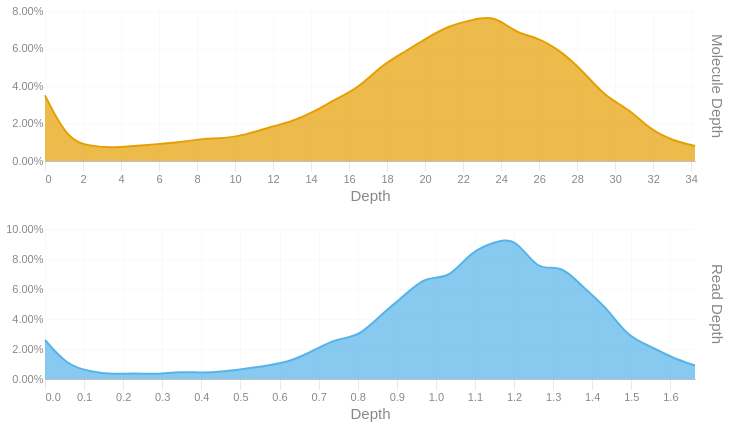

Notebook code for this chart:
### Code cell
readdep = depth_hist(tb['Read Depth'], q99, 3)
readdep = readdep.with_columns(pl.lit('Read Depth').alias('Metric'))
if not SKIPLR:
    moldep = depth_hist(tb['Molecule Depth'], mol_q99, 1)
    moldep = moldep.with_columns(pl.lit('Molecule Depth').alias('Metric'))
    _hist = pl.concat([readdep, moldep])
    _hist = _hist.filter(pl.col('Proportion') != 0)
    with SafeRender(_hist):
        (
            alt.Chart(_hist)        
            .mark_area(interpolate = "basis")
            .encode(
                x=alt.X('Bin:Q').scale(domainMin=0).axis(alt.Axis(title='Depth')),
                y = alt.Y('Proportion:Q', title = None).axis(format = '.2%'),
                color = alt.Color('Metric:N').legend(None),
                row = alt.Row("Metric:N").header(title = None, labelOrient = 'right'),
                tooltip = [
                    alt.Tooltip("Metric:N", title = "Metric"),
                    alt.Tooltip('Interval:N', title = "Depth Interval"),
                    alt.Tooltip('Proportion:Q', title = "% Alignments").format('.2%')
                ]
            )
            .resolve_scale(x='independent', y='independent')
            .properties(
                height = 150, width = 650,
                usermeta={'embedOptions': {'downloadFileName': f'{samplename}.depth.hist'}}
            )
        ).display()
else:
    readdep = readdep.filter(pl.col('Proportion') != 0)
    with SafeRender(readdep):
        (
            alt.Chart(readdep)        
            .mark_area(interpolate = "basis")
            .encode(
                x=alt.X('Bin:Q').scale(domainMin=0).axis(alt.Axis(title='Depth')),
                y = alt.Y('Proportion:Q', title = None).axis(format = '.2%'),
                tooltip = [
                    alt.Tooltip('Interval:N', title = "Depth Interval"),
                    alt.Tooltip('Proportion:Q', title = "% Alignments").format('.2%')
                ]
            )
            .properties(
                usermeta={'embedOptions': {'downloadFileName': f'{samplename}.depth.hist'}}
            )
        ).display()

### Figure 1 — Vega-Lite specification as saved in the notebook (floating-point values rounded to 4 significant figures)
{"width": 650, "height": 150, "config": {"title": {"anchor": "start", "dy": -15, "fontSize": 18, "color": "#888888", "subtitleColor": "#888888", "subtitleFontSize": 14}, "arc": {"fill": "#0072B2"}, "axis": {"domainColor": "#888888", "domainWidth": 0.5, "gridWidth": 0.2, "grid": false, "titleFontWeight": 400, "titleFontSize": 15, "labelFontSize": 11, "labelColor": "#888888", "tickColor": "#888888", "tickWidth": 0.2, "titleColor": "#888888"}, "axisBand": {"grid": false}, "axisX": {"grid": true, "tickSize": 10, "domainCap": "round"}, "axisY": {"domain": false, "grid": true, "tickSize": 0, "domainCap": "round"}, "background": "transparent", "header": {"labelFontSize": 15, "labelColor": "#888888", "titleFontSize": 15, "titleFontWeight": 600, "titleColor": "#888888"}, "legend": {"labelFont": "sans-serif", "labelFontSize": 12, "labelColor": "#888888", "symbolSize": 100, "symbolType": "circle", "titleFontSize": 12, "titlePadding": 10, "titleColor": "#888888", "title": null}, "range": {"category": ["#E69F00", "#56B4E9", "#009E73", "#F0E442", "#0072B2", "#D55E00", "#CC79A7", "#000000"], "diverging": ["#cfe8f3", "#a2d4ec", "#73bfe2", "#46abdb", "#1696d2", "#12719e"]}, "area": {"fill": "#0072B2", "fillOpacity": 0.7, "line": true, "strokeOpacity": 0.7}, "line": {"color": "#0072B2", "stroke": "#0072B2", "strokeWidth": 2}, "trail": {"color": "#0072B2", "stroke": "#0072B2", "strokeWidth": 0, "size": 1}, "point": {"filled": true, "fillOpacity": 1.0, "size": 95}, "text": {"color": "#888888", "fontSize": 11, "align": "right", "fontWeight": 400, "size": 11}, "bar": {"fill": "#0072B2", "stroke": null}, "view": {"stroke": null, "continuousWidth": 660, "continuousHeight": 400}}, "data": {"name": "data-8e7babdb60c921e6e9beb3df3bc62143"}, "mark": {"type": "area", "interpolate": "basis"}, "encoding": {"color": {"field": "Metric", "legend": null, "type": "nominal"}, "row": {"field": "Metric", "header": {"title": null, "labelOrient": "right"}, "type": "nominal"}, "tooltip": [{"field": "Metric", "title": "Metric", "type": "nominal"}, {"field": "Interval", "title": "Depth Interval", "type": "nominal"}, {"field": "Proportion", "format": ".2%", "title": "% Alignments", "type": "quantitative"}], "x": {"axis": {"title": "Depth"}, "field": "Bin", "scale": {"domainMin": 0}, "type": "quantitative"}, "y": {"axis": {"format": ".2%"}, "field": "Proportion", "title": null, "type": "quantitative"}}, "resolve": {"scale": {"x": "independent", "y": "independent"}}, "usermeta": {"embedOptions": {"downloadFileName": "S3_Cooper_1785.depth.hist"}}, "$schema": "https://vega.github.io/schema/vega-lite/v6.1.0.json", "datasets": {"data-8e7babdb60c921e6e9beb3df3bc62143": [{"Bin": 0.0, "Interval": "0.0-0.057", "Proportion": 0.026, "Metric": "Read Depth"}, {"Bin": 0.057, "Interval": "0.057-0.115", "Proportion": 0.009, "Metric": "Read Depth"}, {"Bin": 0.115, "Interval": "0.115-0.172", "Proportion": 0.005, "Metric": "Read Depth"}, {"Bin": 0.172, "Interval": "0.172-0.229", "Proportion": 0.003, "Metric": "Read Depth"}, {"Bin": 0.229, "Interval": "0.229-0.287", "Proportion": 0.004, "Metric": "Read Depth"}, {"Bin": 0.287, "Interval": "0.287-0.344", "Proportion": 0.003, "Metric": "Read Depth"}, {"Bin": 0.344, "Interval": "0.344-0.401", "Proportion": 0.005, "Metric": "Read Depth"}, {"Bin": 0.401, "Interval": "0.401-0.459", "Proportion": 0.004, "Metric": "Read Depth"}, {"Bin": 0.459, "Interval": "0.459-0.516", "Proportion": 0.005, "Metric": "Read Depth"}, {"Bin": 0.516, "Interval": "0.516-0.573", "Proportion": 0.007, "Metric": "Read Depth"}, {"Bin": 0.573, "Interval": "0.573-0.631", "Proportion": 0.009, "Metric": "Read Depth"}, {"Bin": 0.631, "Interval": "0.631-0.688", "Proportion": 0.012, "Metric": "Read Depth"}, {"Bin": 0.688, "Interval": "0.688-0.745", "Proportion": 0.019, "Metric": "Read Depth"}, {"Bin": 0.745, "Interval": "0.745-0.803", "Proportion": 0.027, "Metric": "Read Depth"}, {"Bin": 0.803, "Interval": "0.803-0.86", "Proportion": 0.028, "Metric": "Read Depth"}, {"Bin": 0.86, "Interval": "0.86-0.917", "Proportion": 0.043, "Metric": "Read Depth"}, {"Bin": 0.917, "Interval": "0.917-0.975", "Proportion": 0.055, "Metric": "Read Depth"}, {"Bin": 0.975, "Interval": "0.975-1.032", "Proportion": 0.069, "Metric": "Read Depth"}, {"Bin": 1.032, "Interval": "1.032-1.089", "Proportion": 0.066, "Metric": "Read Depth"}, {"Bin": 1.089, "Interval": "1.089-1.147", "Proportion": 0.085, "Metric": "Read Depth"}, {"Bin": 1.147, "Interval": "1.147-1.204", "Proportion": 0.091, "Metric": "Read Depth"}, {"Bin": 1.204, "Interval": "1.204-1.261", "Proportion": 0.095, "Metric": "Read Depth"}, {"Bin": 1.261, "Interval": "1.261-1.319", "Proportion": 0.071, "Metric": "Read Depth"}, {"Bin": 1.319, "Interval": "1.319-1.376", "Proportion": 0.077, "Metric": "Read Depth"}, {"Bin": 1.376, "Interval": "1.376-1.433", "Proportion": 0.061, "Metric": "Read Depth"}, {"Bin": 1.433, "Interval": "1.433-1.491", "Proportion": 0.049, "Metric": "Read Depth"}, {"Bin": 1.491, "Interval": "1.491-1.548", "Proportion": 0.028, "Metric": "Read Depth"}, {"Bin": 1.548, "Interval": "1.548-1.605", "Proportion": 0.022, "Metric": "Read Depth"}, {"Bin": 1.605, "Interval": "1.605-1.663", "Proportion": 0.014, "Metric": "Read Depth"}, {"Bin": 1.663, "Interval": "1.663-1.72", "Proportion": 0.009, "Metric": "Read Depth"}, {"Bin": 0.0, "Interval": "0.0-1.2", "Proportion": 0.035, "Metric": "Molecule Depth"}, {"Bin": 1.2, "Interval": "1.2-2.4", "Proportion": 0.011, "Metric": "Molecule Depth"}, {"Bin": 2.4, "Interval": "2.4-3.5", "Proportion": 0.008, "Metric": "Molecule Depth"}, {"Bin": 3.5, "Interval": "3.5-4.7", "Proportion": 0.007, "Metric": "Molecule Depth"}, {"Bin": 4.7, "Interval": "4.7-5.9", "Proportion": 0.008, "Metric": "Molecule Depth"}, {"Bin": 5.9, "Interval": "5.9-7.1", "Proportion": 0.009, "Metric": "Molecule Depth"}, {"Bin": 7.1, "Interval": "7.1-8.3", "Proportion": 0.01, "Metric": "Molecule Depth"}, {"Bin": 8.3, "Interval": "8.3-9.4", "Proportion": 0.012, "Metric": "Molecule Depth"}, {"Bin": 9.4, "Interval": "9.4-10.6", "Proportion": 0.012, "Metric": "Molecule Depth"}, {"Bin": 10.6, "Interval": "10.6-11.8", "Proportion": 0.014, "Metric": "Molecule Depth"}, {"Bin": 11.8, "Interval": "11.8-13.0", "Proportion": 0.018, "Metric": "Molecule Depth"}, {"Bin": 13.0, "Interval": "13.0-14.1", "Proportion": 0.021, "Metric": "Molecule Depth"}, {"Bin": 14.1, "Interval": "14.1-15.3", "Proportion": 0.026, "Metric": "Molecule Depth"}, {"Bin": 15.3, "Interval": "15.3-16.5", "Proportion": 0.033, "Metric": "Molecule Depth"}, {"Bin": 16.5, "Interval": "16.5-17.7", "Proportion": 0.039, "Metric": "Molecule Depth"}, {"Bin": 17.7, "Interval": "17.7-18.9", "Proportion": 0.051, "Metric": "Molecule Depth"}, {"Bin": 18.9, "Interval": "18.9-20.0", "Proportion": 0.058, "Metric": "Molecule Depth"}, {"Bin": 20.0, "Interval": "20.0-21.2", "Proportion": 0.065, "Metric": "Molecule Depth"}, {"Bin": 21.2, "Interval": "21.2-22.4", "Proportion": 0.072, "Metric": "Molecule Depth"}, {"Bin": 22.4, "Interval": "22.4-23.6", "Proportion": 0.075, "Metric": "Molecule Depth"}, {"Bin": 23.6, "Interval": "23.6-24.8", "Proportion": 0.078, "Metric": "Molecule Depth"}, {"Bin": 24.8, "Interval": "24.8-25.9", "Proportion": 0.068, "Metric": "Molecule Depth"}, {"Bin": 25.9, "Interval": "25.9-27.1", "Proportion": 0.066, "Metric": "Molecule Depth"}, {"Bin": 27.1, "Interval": "27.1-28.3", "Proportion": 0.059, "Metric": "Molecule Depth"}, {"Bin": 28.3, "Interval": "28.3-29.5", "Proportion": 0.048, "Metric": "Molecule Depth"}, {"Bin": 29.5, "Interval": "29.5-30.7", "Proportion": 0.034, "Metric": "Molecule Depth"}, {"Bin": 30.7, "Interval": "30.7-31.8", "Proportion": 0.028, "Metric": "Molecule Depth"}, {"Bin": 31.8, "Interval": "31.8-33.0", "Proportion": 0.017, "Metric": "Molecule Depth"}, {"Bin": 33.0, "Interval": "33.0-34.2", "Proportion": 0.011, "Metric": "Molecule Depth"}, {"Bin": 34.2, "Interval": "34.2-35.37", "Proportion": 0.008, "Metric": "Molecule Depth"}]}}
